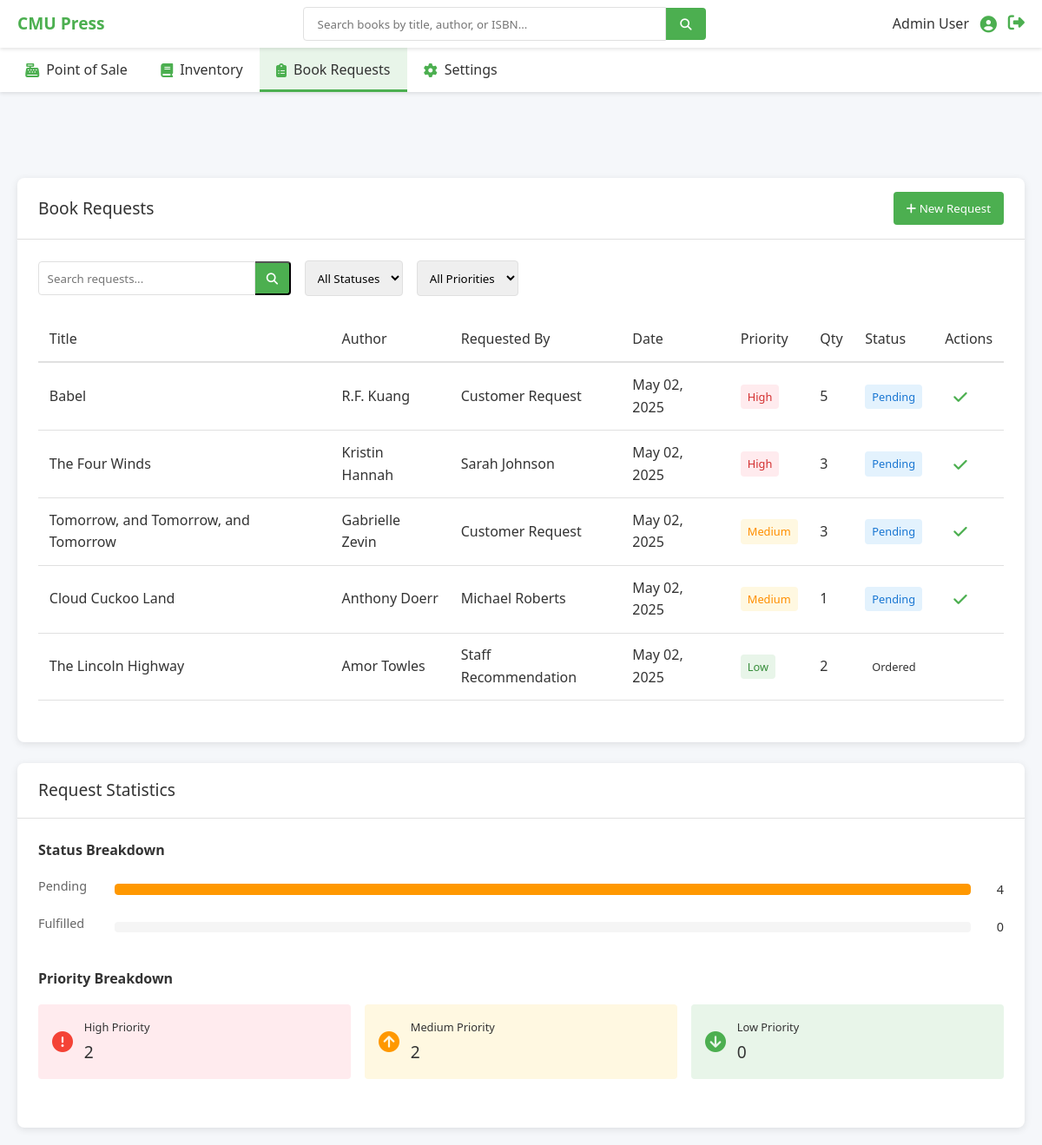
The page /index.php?tab=book_requests (signed in) on the database as committed earlier.
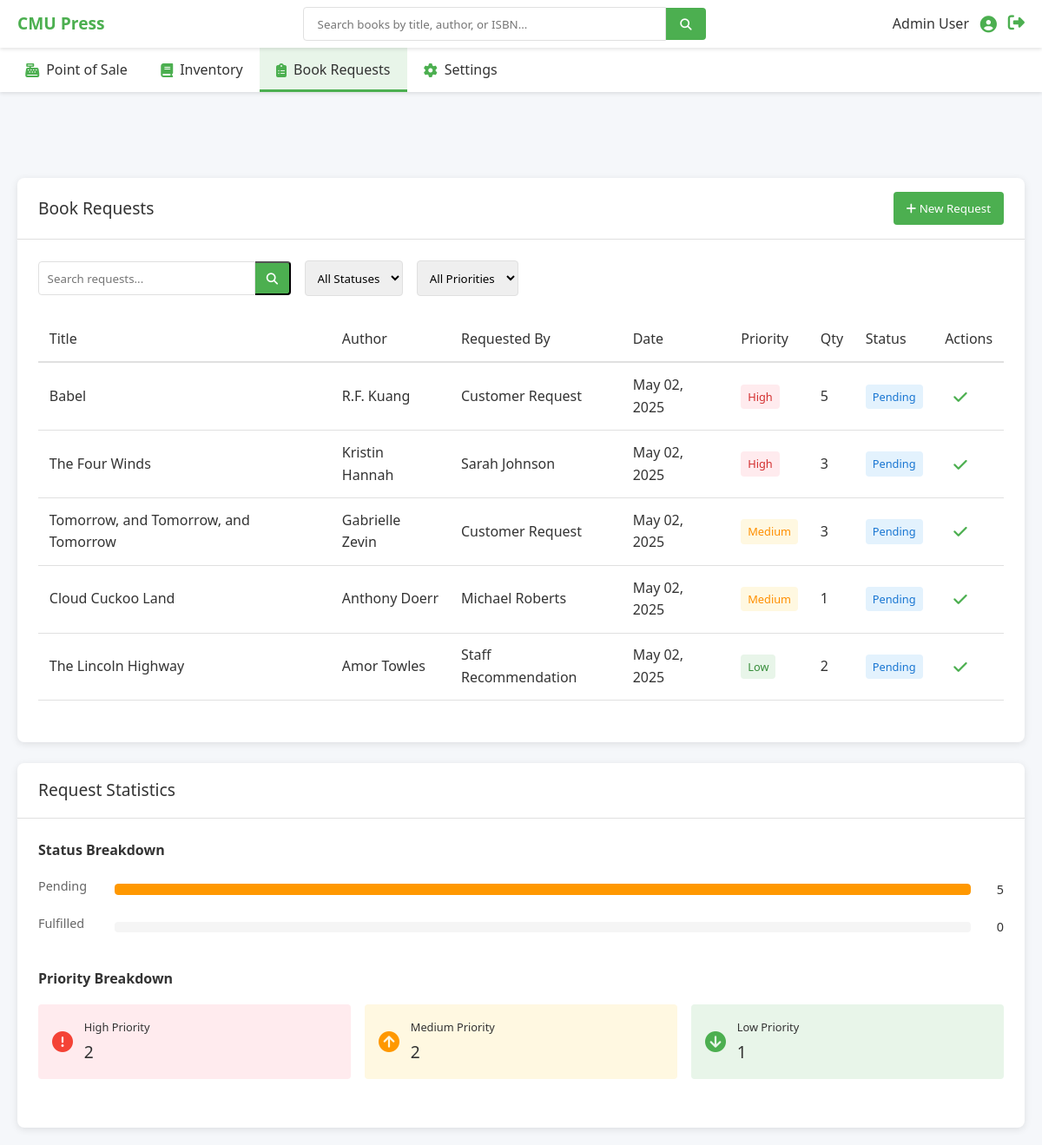
The same page on the database as committed later.
### tables this page shows
CREATE TABLE `book_requests` (
  `request_id` int(11) NOT NULL AUTO_INCREMENT,
  `title` varchar(255) NOT NULL,
  `author` varchar(255) DEFAULT NULL,
  `requested_by` varchar(255) NOT NULL,
  `request_date` timestamp NOT NULL DEFAULT current_timestamp(),
  `priority` enum('low','medium','high') NOT NULL DEFAULT 'medium',
  `quantity` int(11) NOT NULL DEFAULT 1,
  `status` enum('pending','ordered','fulfilled','cancelled') NOT NULL DEFAULT 'pending',
  PRIMARY KEY (`request_id`)
);

### pages/book_requests.php (the view, shortened to what the changed rows need)
<?php
$database = new Database();
$db = $database->getConnection();
$search = isset($_GET['search']) ? sanitizeInput($_GET['search']) : '';
$statusFilter = isset($_GET['status']) ? sanitizeInput($_GET['status']) : 'all';
$priorityFilter = isset($_GET['priority']) ? sanitizeInput($_GET['priority']) : 'all';
$page = isset($_GET['page']) ? (int)$_GET['page'] : 1;
$itemsPerPage = 10;
$query = "SELECT * FROM book_requests WHERE 1=1";
$query .= " ORDER BY
            CASE priority
                WHEN 'high' THEN 1
                WHEN 'medium' THEN 2
                WHEN 'low' THEN 3
            END,
            request_date DESC";
$offset = ($page - 1) * $itemsPerPage;
$query .= " LIMIT :offset, :limit";
$stmt = $db->prepare($query);
$stmt->bindParam(':offset', $offset, PDO::PARAM_INT);
$stmt->bindParam(':limit', $itemsPerPage, PDO::PARAM_INT);
$stmt->execute();
$requests = $stmt->fetchAll(PDO::FETCH_ASSOC);
$statusQuery = "SELECT status, COUNT(*) as count FROM book_requests GROUP BY status";
$statusStmt = $db->prepare($statusQuery);
$statusStmt->execute();
$statusCounts = [
    'pending' => 0,
    'fulfilled' => 0
];
while ($row = $statusStmt->fetch(PDO::FETCH_ASSOC)) {
    if ($row['status'] === 'pending' || $row['status'] === 'fulfilled') {
        $statusCounts[$row['status']] = $row['count'];
    }
}
$totalRequests = array_sum($statusCounts);
$priorityQuery = "SELECT priority, COUNT(*) as count FROM book_requests WHERE status = 'pending' GROUP BY priority";
$priorityStmt = $db->prepare($priorityQuery);
$priorityStmt->execute();
$priorityCounts = [
    'high' => 0,
    'medium' => 0,
    'low' => 0
];
while ($row = $priorityStmt->fetch(PDO::FETCH_ASSOC)) {
    $priorityCounts[$row['priority']] = $row['count'];
}
?>
<section id="book_requests" class="tab-content active">
    <div class="container">
        <div class="left-column">
            <div class="card">
                <div class="card-header">
                    <h2>Book Requests</h2>
                    <div class="header-actions">
                        <button id="add-request-btn" class="btn-primary">
                            <i class="fas fa-plus"></i> New Request
                        </button>
                    </div>
                </div>
                <div class="card-body">
                    <div class="filters">
                        <form action="" method="get" class="filter-form">
                            <div class="filter-group">
                                <input type="text" name="search" placeholder="Search requests..." value="<?php echo $search; ?>">
                                <button type="submit"><i class="fas fa-search"></i></button>
                            </div>
                            <div class="filter-group">
                                <select name="status" id="status-filter">
                                    <option value="all" <?php echo $statusFilter === 'all' ? 'selected' : ''; ?>>All Statuses</option>
                                </select>
                            </div>
                            <div class="filter-group">
                                <select name="priority" id="priority-filter">
                                    <option value="all" <?php echo $priorityFilter === 'all' ? 'selected' : ''; ?>>All Priorities</option>
                                </select>
                            </div>
                        </form>
                    </div>
                    <div class="requests-table-wrapper">
                        <table class="requests-table">
                            <thead>
                                <tr>
                                    <th>Title</th>
                                    <th>Author</th>
                                    <th>Requested By</th>
                                    <th>Date</th>
                                    <th>Priority</th>
                                    <th>Qty</th>
                                    <th>Status</th>
                                    <th>Actions</th>
                                </tr>
                            </thead>
                            <tbody>
                                <?php if (empty($requests)): ?>
                                    <tr>
                                        <td colspan="8" class="no-data">No book requests found.</td>
                                    </tr>
                                <?php else: ?>
                                    <?php foreach ($requests as $request): ?>
                                        <tr data-id="<?php echo $request['request_id']; ?>">
                                            <td><?php echo htmlspecialchars($request['title']); ?></td>
                                            <td><?php echo htmlspecialchars($request['author']); ?></td>
                                            <td><?php echo htmlspecialchars($request['requested_by']); ?></td>
                                            <td><?php echo date('M d, Y', strtotime($request['request_date'])); ?></td>
                                            <td>
                                                <span class="priority <?php echo $request['priority']; ?>-priority">
                                                    <?php echo ucfirst($request['priority']); ?>
                                                </span>
                                            </td>
                                            <td><?php echo $request['quantity']; ?></td>
                                            <td>
                                                <span class="status <?php echo $request['status']; ?>">
                                                    <?php echo ucfirst($request['status']); ?>
                                                </span>
                                            </td>
                                            <td class="actions">
                                                <?php if ($request['status'] === 'pending'): ?>
                                                    <button class="fulfill-request-btn" data-id="<?php echo $request['request_id']; ?>" title="Mark as Fulfilled">
                                                        <i class="fas fa-check"></i>
                                                    </button>
                                                <?php endif; ?>
                                            </td>
                                        </tr>
                                    <?php endforeach; ?>
                                <?php endif; ?>
                            </tbody>
                        </table>
                    </div>
                </div>
            </div>
        </div>
        <div class="right-column">
            <div class="card">
                <div class="card-header">
                    <h2>Request Statistics</h2>
                </div>
                <div class="card-body">
                    <div class="stat-section">
                        <h3>Status Breakdown</h3>
                        <div class="stat-bars">
                            <div class="stat-bar">
                                <div class="stat-label">Pending</div>
                                <div class="bar-container">
                                    <div class="bar" style="width: <?php echo $totalRequests > 0 ? ($statusCounts['pending'] / $totalRequests * 100) . '%' : '0%'; ?>; background-color: #ff9800;"></div>
                                </div>
                                <div class="stat-value"><?php echo $statusCounts['pending']; ?></div>
                            </div>
                            <div class="stat-bar">
                                <div class="stat-label">Fulfilled</div>
                                <div class="bar-container">
                                </div>
                                <div class="stat-value"><?php echo $statusCounts['fulfilled']; ?></div>
                            </div>
                        </div>
                    </div>
                    <div class="stat-section">
                        <h3>Priority Breakdown</h3>
                        <div class="priority-stats">
                            <div class="priority-stat high">
                                <div class="priority-icon"><i class="fas fa-exclamation-circle"></i></div>
                                <div class="priority-details">
                                    <div class="priority-label">High Priority</div>
                                    <div class="priority-value"><?php echo $priorityCounts['high']; ?></div>
                                </div>
                            </div>
                            <div class="priority-stat medium">
                                <div class="priority-icon"><i class="fas fa-arrow-circle-up"></i></div>
                                <div class="priority-details">
                                    <div class="priority-label">Medium Priority</div>
                                    <div class="priority-value"><?php echo $priorityCounts['medium']; ?></div>
                                </div>
                            </div>
                            <div class="priority-stat low">
                                <div class="priority-icon"><i class="fas fa-arrow-circle-down"></i></div>
                                <div class="priority-details">
                                    <div class="priority-label">Low Priority</div>
                                    <div class="priority-value"><?php echo $priorityCounts['low']; ?></div>
                                </div>
                            </div>
                        </div>
                    </div>
                </div>
            </div>
        </div>
    </div>
</section>

Rows that differ between the two databases and show on the page:
changed book_requests "The Lincoln Highway": status "Ordered" → "Pending"
Other text that changed with them:
$statusCounts['pending']: "4" → "5"
$priorityCounts['low']: "0" → "1"
